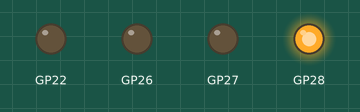
This program was run on a simulated Raspberry Pi Pico running MicroPython. Parts: output pins drawn as LEDs (lit = HIGH).

Above: at 0.5 s.
At 2.5 s:
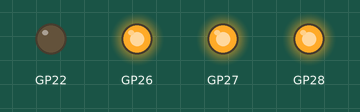
At 3.5 s:
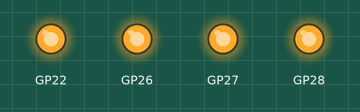
At 4.5 s:
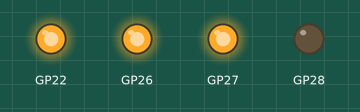
At 6.5 s:
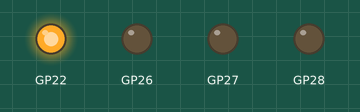
At 9.5 s:
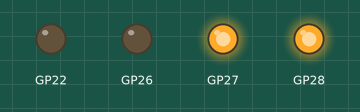
Timing chart, 0 to 10.4 s (numbered marks = the images above):
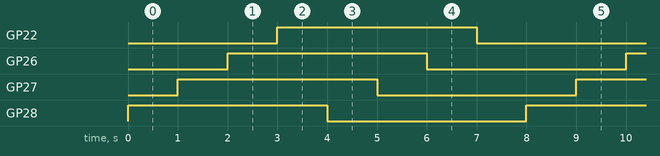

Measured:
- by itself, GP22, GP26–28: alternates HIGH for 4.0 s and LOW for 4.0 s
- by itself, everything shown: repeats every 8.0 s, in 8 steps

The program:

leds.py
```python
from machine import Pin
import utime

# Make sure these are the pins connected to your LEDs!
leds = {
    1: Pin(28, Pin.OUT),
    2: Pin(27, Pin.OUT),
    3: Pin(26, Pin.OUT),
    4: Pin(22, Pin.OUT),
}

# Loop through the LEDs toggling each one then sleeping a second
while True:
    for i, (k, led) in enumerate(leds.items()):
        led.toggle()
        utime.sleep_ms(1000)
```
